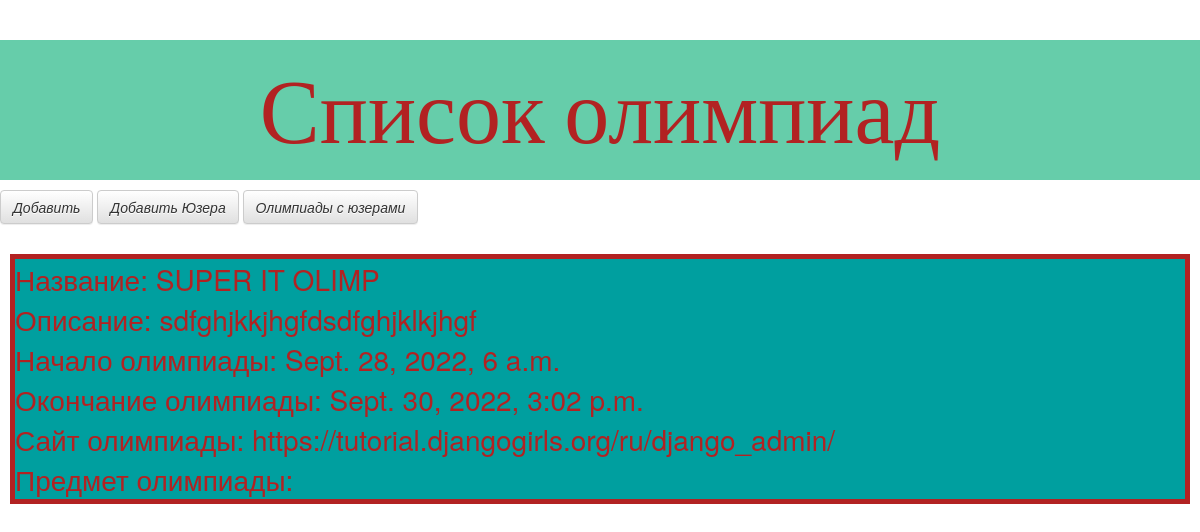
Screenshot of /olimp/1/ with the database file from the repository.
### feed/models.py (models this page shows, shortened)
class Olimp(models.Model):
    Title = models.CharField(max_length=100)
    Description = models.TextField()
    Date_Start = models.DateTimeField(blank=True,null=True)
    Date_End = models.DateTimeField(blank=True,null=True)
    Site = models.URLField(blank=True)
    tags = models.CharField(max_length=200, blank=True)

### feed/views.py (the view)
# urls.py: path('olimp/<int:pk>/', views.olimp_detail, name="olimp_detail"),
def olimp_detail(request,pk):
    olimp = get_object_or_404(Olimp, pk=pk)
    return render(request, 'feed/olimp_detail.html', {'olimp': olimp})

### feed/templates/feed/olimp_detail.html
{%extends 'feed/base.html'%}
     {%block content%}
        <div class='olimp_desc'>
            Название: {{olimp.Title}}<br>
            Описание: {{olimp.Description}}<br>
            Начало олимпиады: {{olimp.Date_Start}}<br>
            Окончание олимпиады: {{olimp.Date_End}}<br>
            Сайт олимпиады: <a href='{{olimp.Site}}'>{{olimp.Site}}</a><br>
            Предмет олимпиады: {{olimp.Tags}}<br>
        </div>
{%endblock%}

### feed/static/css/olimp.css (style rules this page uses)
.olimp_desc { color: #B22222; font-size: 28px; border: 5px solid #B22222; background-color: #009F9F; margin: 10px; }
.olimp_desc a { color: #B22222; }

### rows the page displays
Olimp: Title "SUPER IT OLIMP", Description "sdfghjkkjhgfdsdfghjklkjhgf", Date_Start "Sept. 28, 2022, 6 a.m.", Date_End "Sept. 30, 2022, 3:02 p.m.", Site "https://tutorial.djangogirls.org/ru/django_admin/"
